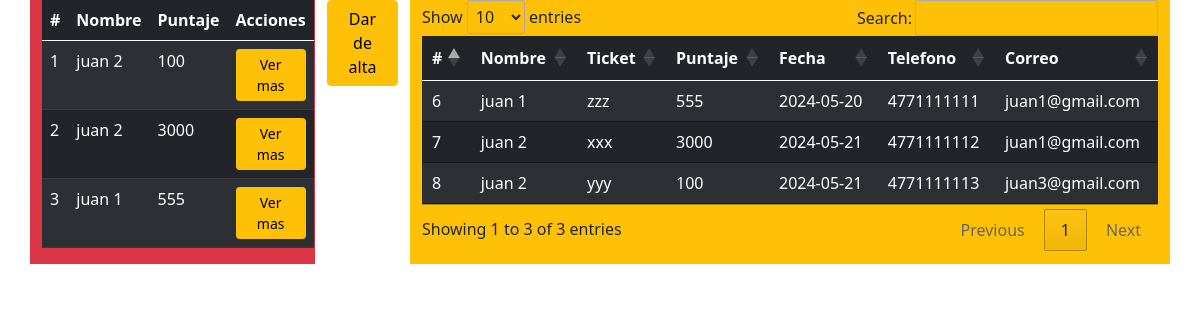
Screenshot of /puntajes/index.php with the database file from the repository.
### tables this page shows
CREATE TABLE IF NOT EXISTS `tbl_puntajes` (
  `id` int NOT NULL AUTO_INCREMENT,
  `user_name` varchar(64) DEFAULT NULL,
  `telephone` varchar(16) DEFAULT NULL,
  `email` varchar(32) DEFAULT NULL,
  `city` varchar(50) DEFAULT NULL,
  `state` varchar(50) DEFAULT NULL,
  `ticket` varchar(50) NOT NULL DEFAULT '',
  `establishment` varchar(50) DEFAULT NULL,
  `ticket_verificado` int DEFAULT NULL,
  `photo` varchar(50) DEFAULT NULL,
  `score` int NOT NULL,
  `status` int DEFAULT NULL,
  `date` date DEFAULT NULL,
  PRIMARY KEY (`id`)
);

### puntajes/index.php (called while the page is built, shortened)
<?php
include 'model.php';
$model = new Model();
$data = $model->select();
include 'view.php';
?>

### puntajes/model.php (called while the page is built, shortened)
<?php
class Model {
    public function select() {
        $mysqli = conectarDB();
        $sql = "SELECT * FROM tbl_puntajes ORDER BY id DESC";
        $result = $mysqli->query($sql);
        $datos = array();
        while ($row = $result->fetch_assoc()) {$datos[] = $row;}
        return $datos;
    }
}
?>

### puntajes/view.php (the view, shortened to what this page needs)
<!DOCTYPE html>
<html lang="en">
<head>
    <link href="https://cdn.jsdelivr.net/npm/bootstrap@5.0.2/dist/css/bootstrap.min.css" rel="stylesheet"
>
    <link rel="stylesheet" href="https://cdn.jsdelivr.net/npm/bootstrap-icons@1.11.3/font/bootstrap-icons.min.css">
    <link href="https://cdn.datatables.net/1.10.24/css/jquery.dataTables.min.css" rel="stylesheet">
    <link rel="stylesheet" href="assets/estyles.css">
</head>
<body>
    <div class="container">
        <div class="row">
            <div class="col-sm-3 bg-danger">
                <table id="MyTop" class="table table-dark table-striped">
                    <thead>
                        <tr>
                            <th>#</th>
                            <th>Nombre</th>
                            <th>Puntaje</th>
                            <th>Acciones</th>
                        </tr>
                    </thead>
                    <tbody>
                        <?php $contador = 1; ?>
                        <?php foreach ($data as $d): ?>
                        <tr>
                            <td><?php echo $contador;?></td>
                            <td><?php echo $d['user_name'];?></td>
                            <td><?php echo $d['score'];?></td>
                            <td><button class="btn btn-sm btn-warning btn-to-alert"
                                    data-to-modal='<?php echo json_encode($d); ?>' data-bs-toggle="modal"
                                    data-bs-target="#my_alert">Ver mas</button></td>
                        </tr>
                        <?php $contador++; ?>
                        <?php endforeach; ?>
                    </tbody>
                </table>
            </div>
            <div class="col-sm-1">
                <button id="to_insert" class="btn btn-warning"
                    data-bs-toggle="modal"
                    data-bs-target="#my_modal">Dar de alta</button>
            </div>
            <div class="col-sm-8 bg-warning">
                <table id="miTabla" class="table table-dark table-striped">
                    <thead>
                        <tr>
                            <th>#</th>
                            <th>Nombre</th>
                            <th>Ticket</th>
                            <th>Puntaje</th>
                            <th>Fecha</th>
                            <th>Telefono</th>
                            <th>Correo</th>
                        </tr>
                    </thead>
                    <tbody>
                        <?php foreach ($data as $d): ?>
                        <tr>
                            <td><?php echo $d['id']?></td>
                            <td><?php echo $d['user_name']?></td>
                            <td><?php echo $d['ticket']?></td>
                            <td><?php echo $d['score']?></td>
                            <td><?php echo $d['date']?></td>
                            <td><?php echo $d['telephone']?></td>
                            <td><?php echo $d['email']?></td>
                        </tr>
                        <?php endforeach; ?>
                    </tbody>
                </table>
            </div>
        </div>
    </div>
</body>
</html>

### rows the page displays
tbl_puntajes: user_name "juan 2", score "100", id "8", ticket "yyy", date "2024-05-21", telephone "4771111113", email "juan3@gmail.com"
tbl_puntajes: user_name "juan 2", score "3000", id "7", ticket "xxx", date "2024-05-21", telephone "4771111112", email "juan1@gmail.com"
tbl_puntajes: user_name "juan 1", score "555", id "6", ticket "zzz", date "2024-05-20", telephone "4771111111", email "juan1@gmail.com"
